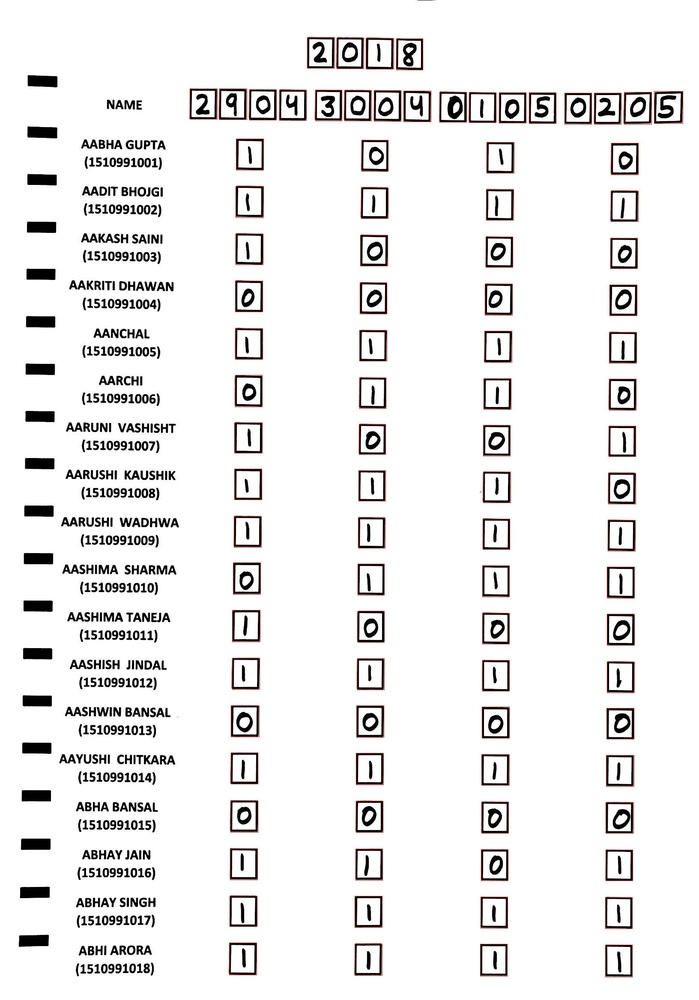
#> input picture Junk/result.jpg, 699 x 1000 px, shrunk from 1632 x 2336 before the run, found by its file name
$ python RowMarking.py
#> lines starting #> are read from the running program, lines starting #| are printed output that depends on the picture; after the words box and inside, x2 and y2 are one past the last pixel; in counts of white or black regions, pixels touching at a corner belong together
import cv2 as cv


class RowMarking:
    def __init__(self, image, path):
        self.path = path
        self.image = image

    def rows(self):
        img = cv.imread(self.image)
#> img is the input picture: shape (1000, 699, 3); mean B, G, R 235.5, 235.5, 236.5
        gray = cv.cvtColor(img, 6)
        thresh = cv.threshold(gray, thresh=200, maxval=255, type=cv.THRESH_BINARY_INV)[1]
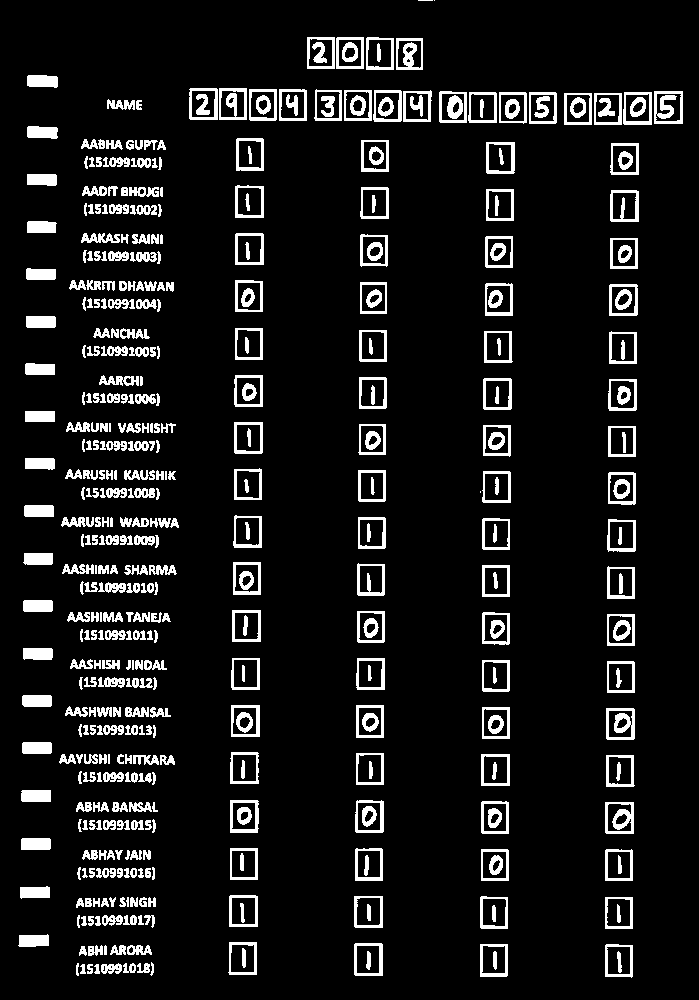
#> thresh: shape (1000, 699); 9.4% white; 463 white regions (6 under 20 px)
        # Find contours on the threshold image
        contours = cv.findContours(thresh, cv.RETR_EXTERNAL, cv.CHAIN_APPROX_SIMPLE)[1]
#> contours = 378 contours, 43 with area under 20; largest, box (x1, y1, x2, y2) and area: (654, 91, 683, 124) 896, (354, 943, 383, 976) 894, (230, 800, 259, 833) 884, (623, 92, 652, 125) 879, (235, 185, 264, 218) 873
        for c in contours:
            perimeter = cv.arcLength(c, True)
            approx = cv.approxPolyDP(c, 0.04 * perimeter, True)
            if len(approx) == 4:
                (x, y, w, h) = cv.boundingRect(approx)
                ar = w / float(h)
                # To get only rectangles of desired AREA
                if ar >= 2:
                    if w < 130 and h < 70 and x < 60:
                        cv.line(img, (0, y), (img.shape[0], y), (0, 0, 255), 2)
#> this loop made 378 passes
#> (perimeter, approx, x, y, w, h, ar) on passes 8, 14, 15, 16, 17, 18, 29, 31: (29.31, [[151, 962], [151, 975], [153, 972], [153, 964]], 151, 962, 3, 14, 0.214), (117.7, [[606, 944], [605, 976], [631, 977], [632, 945]], 605, 944, 28, 34, 0.824), (117.4, [[480, 944], [480, 976], [506, 976], [507, 944]], 480, 944, 28, 33, 0.848), (118.2, [[355, 943], [354, 974], [382, 975], [382, 944]], 354, 943, 29, 33, 0.879), (118.8, [[229, 942], [229, 974], [256, 974], [256, 942]], 229, 942, 28, 33, 0.848), (81.07, [[48, 935], [19, 935], [18, 945], [48, 945]], 18, 935, 31, 11, 2.82), (27.66, [[85, 898], [85, 906], [90, 906], [90, 898]], 85, 898, 6, 9, 0.667), (116, [[605, 897], [605, 928], [632, 928], [632, 897]], 605, 897, 28, 32, 0.875)
#> (perimeter, x, y, w, h, ar) on passes 61, 62, 63, 73, 74, 79: (118.5, 355, 848, 28, 33, 0.848), (116, 230, 848, 28, 32, 0.875), (78.24, 21, 838, 30, 12, 2.5), (117.4, 605, 802, 29, 32, 0.906), (26.24, 153, 802, 5, 10, 0.5), (117.1, 481, 801, 28, 33, 0.848)
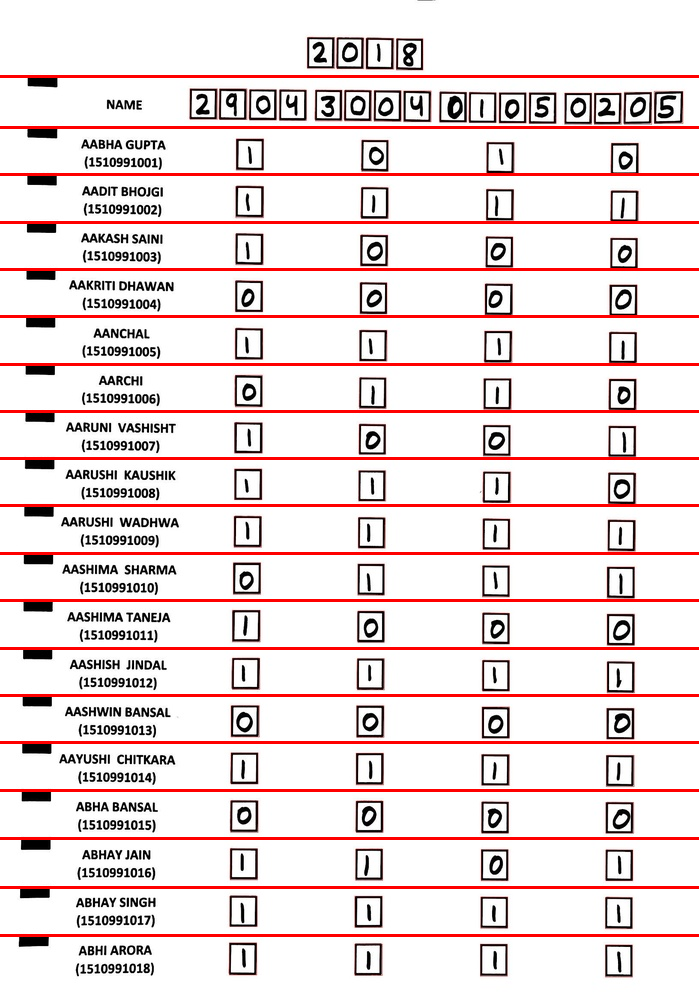
#> img: shape (1000, 699, 3); 5.7% of pixels changed, all inside (x1, y1, x2, y2) = (0, 75, 699, 937)
        image = self.path + '\RowsMarked.jpg'
        cv.imwrite(image, img)
        return image


if __name__ == "__main__":
    RowMarking = RowMarking('result.jpg', '.')
    RowMarking.rows()
